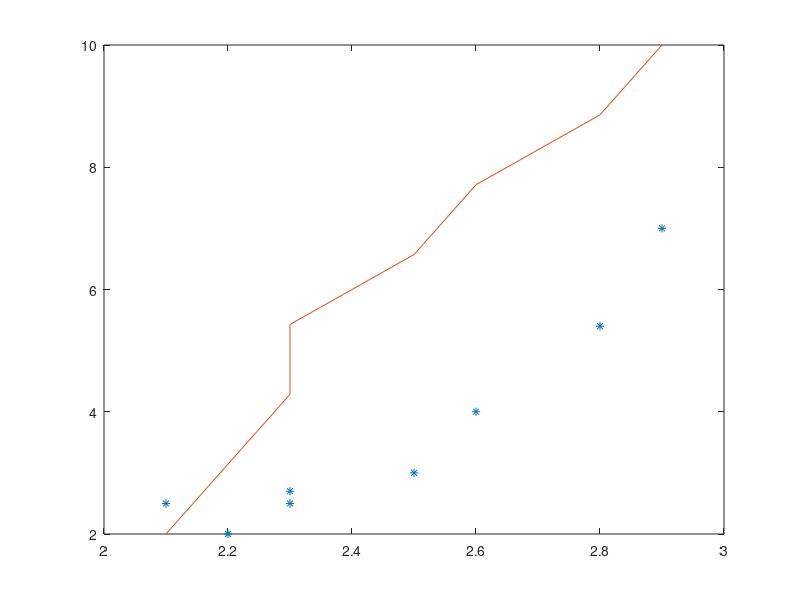

MATLAB code to generate this figure:
x = linspace(0, 2*pi, 100);
y = sin(x);
#{
plot(x,y,'gv');
%fplot('sin',[0, 2*pi]);
hold on
graphics_toolkit gnuplot
x=linspace(0.1,2*pi);
y=sin(3*x)./x;
plot(x,y)
set(gca,'xaxislocation','origin')
box off
grid on
hold off
#}
t = 0:pi/50:10*pi;
st = sin(t);
ct = cos(t);
%figure; plot3(st,ct,t)

#graphics_toolkit gnuplot
[x,y] = meshgrid(linspace(-100,100,100),linspace(-100,100,100));

z = 2 * x.^2 - 2 * y.^2;
%mesh(x,y,z);
#rotate on;


t=[0,2,4,6,8,10,12];
f=[3,4,5,5.5,6.5,7,8];
p=polyfit(t,f,1);
#xx = linspace(0.9,2.1);
#yy=polyval(p, xx);
#plot(t,f,'*',xx,yy)
yyy=polyval(p,[20])

t=[0,2,4,6,8,10,12];
f=[3,4,5,5.5,6.5,7,8];
p=polyfit(t,f,1);
#xx = linspace(0.9,2.1);
#yy=polyval(p, xx);
#plot(t,f,'*',xx,yy)
yyy=polyval(p,[20]);

#A = [ones(8,1); 2.1 2.2 2.3 2.4 2.5 2.6 2.7 2.8 2.9; 2.1^2 2.2^2 2.3^2 2.4^2 2.5^2 2.6^2 2.7^2 2.8^2 2.9^2];


T = [2.1:0.1:2.3 2.3 2.5 2.6 2.8 2.9];
F = [2.5 2 2.5 2.7 3 4 5.4 7];
P = polyfit(T,F,2);
y = polyval(p, T);
plot(T,F,'*');
hold on;
plot(T,linspace(2,10,8));
hold off;


































